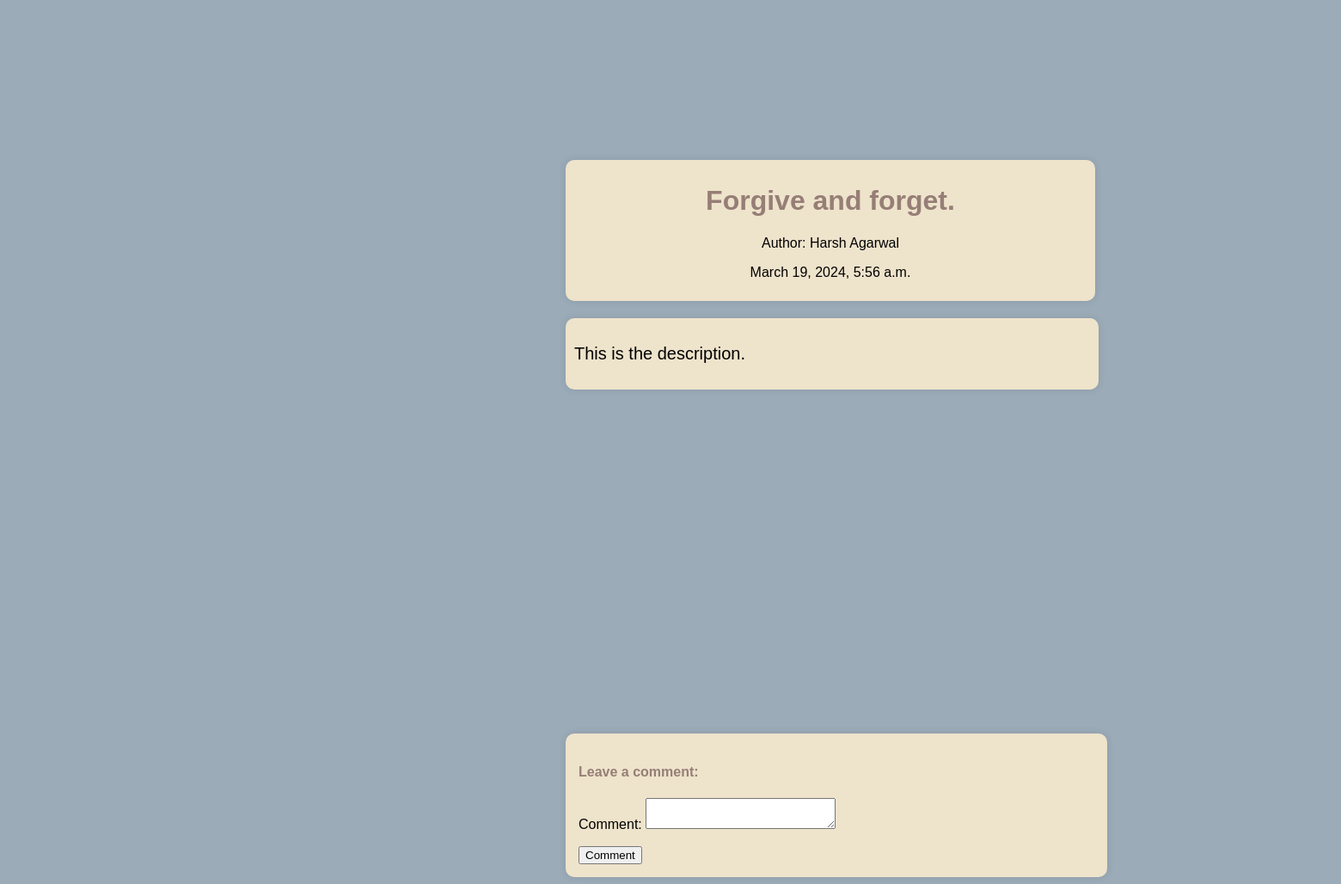
The app's page /blog/blogs/4/, older data.
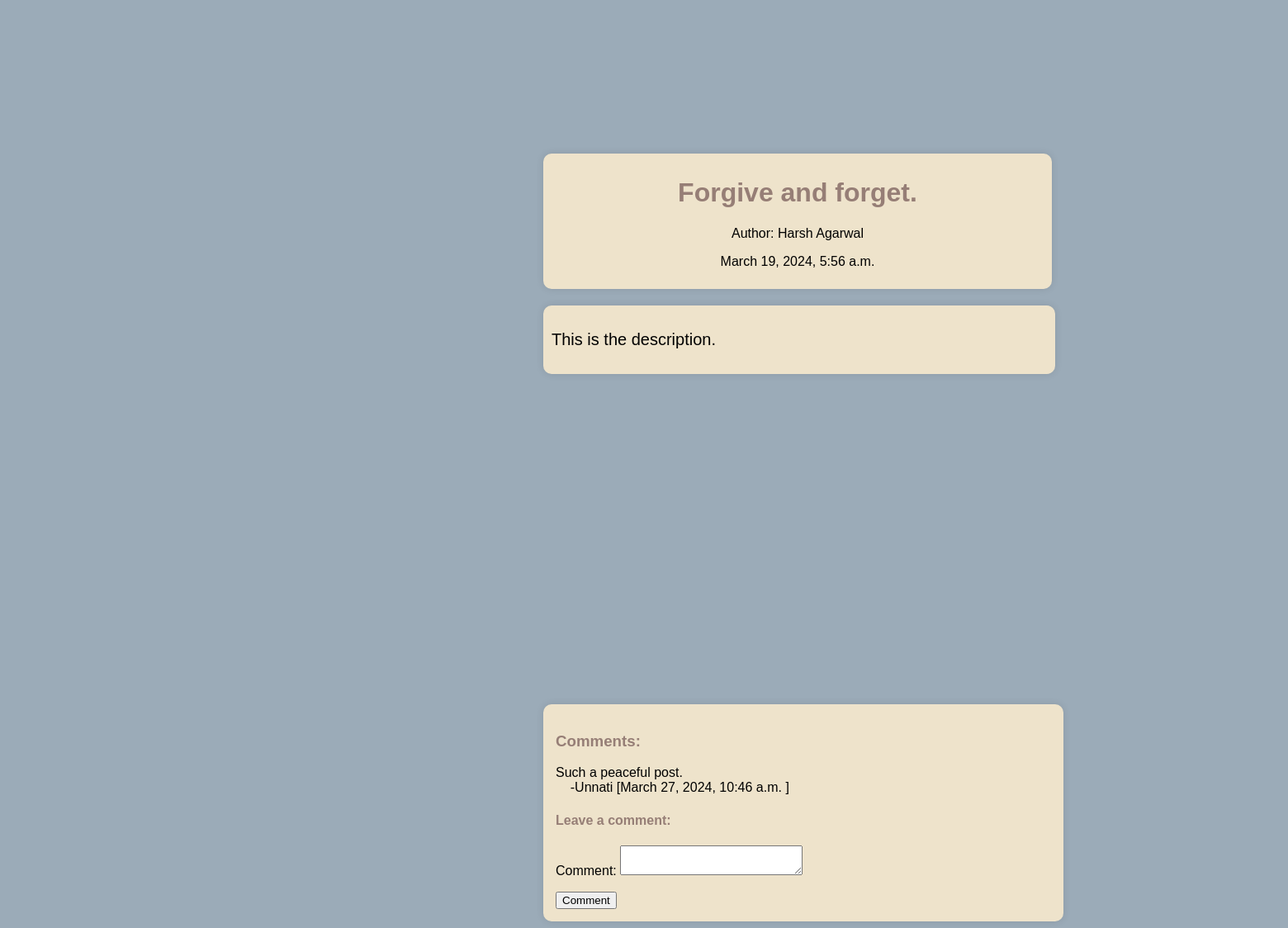
The same page, newer data.
### blog/models.py (models this page shows, shortened)
class BaseModel(models.Model):
    created_at = models.DateTimeField(auto_now_add=True)
    updated_at = models.DateTimeField(auto_now=True)
    class Meta:
        abstract = True

class Comment(BaseModel):
    user = models.ForeignKey(
        User, on_delete=models.CASCADE, default=None, related_name="created_comments"
    )
    blog = models.ForeignKey(
        BlogPost, on_delete=models.CASCADE, related_name="comments"
    )
    comment = models.TextField()
    class Meta:
        db_table = "comments"

### blog/views.py (the view)
# urls.py: path("blogs/<int:pk>/", views.BlogDetail.as_view(), name="blogdetail"),
class BlogDetail(generic.DetailView, FormMixin):
    model = BlogPost
    template_name = "blog/blog_detail.html"
    context_object_name = "post"
    form_class = CommentForm
    def get_context_data(self, **kwargs: Any):
        context = super().get_context_data(**kwargs)
        post = self.get_object()
        context["comments"] = Comment.objects.filter(blog=post).select_related("blog")
        context["form"] = CommentForm()
        return context
    def post(self, request, *args, **kwargs):
        if not request.user.is_authenticated:
            return redirect(f'{reverse("users:login")}?next={request.path}')
        form = self.form_class(request.POST)
        post = self.get_object()
        user = request.user
        if form.is_valid():
            comment = form.cleaned_data["comment"]
            comment_instance = Comment.objects.create(
                user=user, blog=post, comment=comment
            )
            return redirect(".")

### blog/form.py
class CommentForm(forms.ModelForm):
    class Meta:
        model = Comment
        fields = ["comment"]
        widgets = {
            "comment": forms.Textarea(attrs={"rows": 2, "cols": 25}),
        }

### blog/models.py (called while the page is built)
    def __str__(self):
        return self.name

### blog/templates/blog/blog_detail.html (shortened to what this page needs)
{% extends 'blog/base.html' %}
    {% block htmlhead %} {% load static %}
    <link rel="stylesheet" href="{% static 'blog/blog_detail.css' %}" />
    {% endblock htmlhead %}
    {% block content %}
    <div class="post">
      <div class="headline">
        <div class="title">
          <h1>{{ post.title }}</h1>
          <div class="author">
            <p>Author: {{ post.author }}</p>
            <p>{{ post.created_at }}</p>
          </div>
        </div>
      </div>
      <div class="content">
        <p>{{ post.content }}</p>
      </div>
      <div class="comment">
        {% if comments %}
        <h3>Comments:</h3>
        {% for comment in comments %}
        <p>
          {{ comment.comment }}</br>&nbsp;&nbsp;&nbsp;&nbsp;-{{ comment.user.username }} [{{ comment.created_at }} ]
          </p>
        {% endfor %} {% endif %}
        <h4>Leave a comment:</h4>
        <form method="post">
          {% csrf_token %} {{ form.as_p }}
          <input type="submit" value="Comment" class="button" />
        </form>
      </div>
    </div>
    {% endblock content%}

Row changes from the older to the newer data that the page shows:
added Comment: comment "Such a peaceful post.", user.username "Unnati", created_at "March 27, 2024, 10:46 a.m."
Text that changed along with them:
text now shown: "Comments:"
